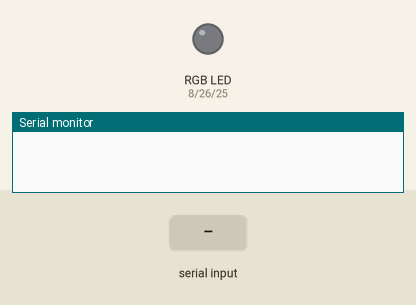
The sketch below on a simulated ESP32. On the bench: an RGB LED mixed from three pins (HIGH = lit), the last lines printed to the serial monitor. The test bench sets the inputs (shaded band).

Above: at 0.0 s.
At 1.3 s:
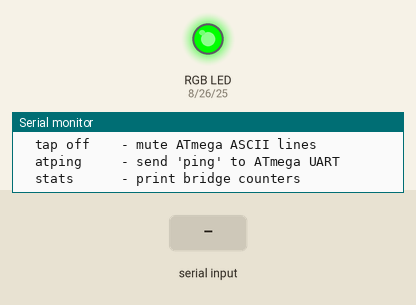
1.4 s: "@\n" received over Serial
2.9 s: "@\n" received over the second serial link
4.4 s: "p\n" received over Serial
5.9 s: "p\n" received over the second serial link
7.4 s: "P\n" received over Serial
8.9 s: "P\n" received over the second serial link
Timing chart, 0 to 11.4 s (numbered marks = the images above; inputs shaded):
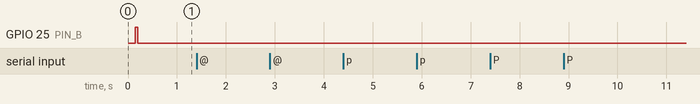

The sketch:

ABBAS_ESPbyMELAUHF_GPIO24Test.ino
```cpp
#include <Arduino.h>

#ifndef DWIN_RX_PIN
#define DWIN_RX_PIN 6
#endif

#ifndef DWIN_TX_PIN
#define DWIN_TX_PIN 7
#endif

#ifndef ATMEGA_RX_PIN
#define ATMEGA_RX_PIN 4
#endif

#ifndef ATMEGA_TX_PIN
#define ATMEGA_TX_PIN 5
#endif

#ifndef ATMEGA_RESET_PIN
#define ATMEGA_RESET_PIN 24
#endif

#ifndef PIN_R
#define PIN_R 8
#endif

#ifndef PIN_G
#define PIN_G 26
#endif

#ifndef PIN_B
#define PIN_B 25
#endif

#ifndef MELAUHF_POWER_EN_PIN
#define MELAUHF_POWER_EN_PIN -1
#endif

#ifndef MELAUHF_POWER_ON_LEVEL
#define MELAUHF_POWER_ON_LEVEL HIGH
#endif

static const uint32_t USB_BAUD = 115200;
static const uint32_t ATMEGA_BAUD = 115200;
static const uint32_t DWIN_BAUD = 115200;
static const uint32_t RESET_PULSE_MS = 200;

HardwareSerial DWIN(1);
HardwareSerial ATMEGA(2);

static bool g_bridgeEnabled = true;
static bool g_tapEnabled = true;
static char g_cmd[96];
static uint8_t g_cmdLen = 0;
static uint32_t g_atFrameCount = 0;
static uint32_t g_atAsciiCount = 0;
static uint32_t g_dwinForwardBytes = 0;

struct FrameParser {
  uint8_t buf[192];
  uint16_t idx;
  uint8_t need;
  uint8_t state;
};

static FrameParser g_frame = {{0}, 0, 0, 0};
static char g_atLine[160];
static uint16_t g_atLineLen = 0;
static bool g_atLineActive = false;

static void rgbWrite(bool r, bool g, bool b) {
  digitalWrite(PIN_R, r ? HIGH : LOW);
  digitalWrite(PIN_G, g ? HIGH : LOW);
  digitalWrite(PIN_B, b ? HIGH : LOW);
}

static void melauhfPowerInit() {
  if (MELAUHF_POWER_EN_PIN < 0) return;
  pinMode(MELAUHF_POWER_EN_PIN, OUTPUT);
  digitalWrite(MELAUHF_POWER_EN_PIN, MELAUHF_POWER_ON_LEVEL);
}

static void melauhfPowerSet(bool on) {
  if (MELAUHF_POWER_EN_PIN < 0) return;
  int level = on ? MELAUHF_POWER_ON_LEVEL : (MELAUHF_POWER_ON_LEVEL == HIGH ? LOW : HIGH);
  digitalWrite(MELAUHF_POWER_EN_PIN, level);
}

static void atmega_reset_hold() {
  digitalWrite(ATMEGA_RESET_PIN, HIGH);
}

static void atmega_reset_release() {
  digitalWrite(ATMEGA_RESET_PIN, LOW);
}

static void atmega_reset_pulse(uint32_t pulse_ms) {
  atmega_reset_hold();
  delay(pulse_ms);
  atmega_reset_release();
}

static void frameReset() {
  g_frame.idx = 0;
  g_frame.need = 0;
  g_frame.state = 0;
}

static bool frameFeed(uint8_t b, const uint8_t*& frame, uint16_t& frameLen) {
  frame = nullptr;
  frameLen = 0;

  switch (g_frame.state) {
    case 0:
      if (b == 0x5A) {
        g_frame.buf[0] = b;
        g_frame.idx = 1;
        g_frame.state = 1;
      }
      break;
    case 1:
      if (b == 0xA5) {
        g_frame.buf[1] = b;
        g_frame.idx = 2;
        g_frame.state = 2;
      } else if (b == 0x5A) {
        g_frame.buf[0] = 0x5A;
        g_frame.idx = 1;
      } else {
        frameReset();
      }
      break;
    case 2:
      g_frame.need = b;
      g_frame.buf[2] = b;
      g_frame.idx = 3;
      if (g_frame.need < 2 || (uint16_t)(3 + g_frame.need) > sizeof(g_frame.buf)) {
        frameReset();
      } else {
        g_frame.state = 3;
      }
      break;
    case 3:
      g_frame.buf[g_frame.idx++] = b;
      if (g_frame.idx >= (uint16_t)(3 + g_frame.need)) {
        frame = g_frame.buf;
        frameLen = g_frame.idx;
        frameReset();
        return true;
      }
      break;
  }

  return false;
}

static bool startsAsciiLine(uint8_t b) {
  return b == '@' || b == 'p' || b == 'P';
}

static bool atmegaHandleAsciiByte(uint8_t b) {
  if (!g_atLineActive) {
    if (!startsAsciiLine(b)) return false;
    g_atLineActive = true;
    g_atLineLen = 0;
  }

  if (b == '\r') return true;

  if (b == '\n') {
    g_atLine[g_atLineLen] = 0;
    g_atAsciiCount++;
    if (g_tapEnabled) {
      Serial.print("[AT] ");
      Serial.println(g_atLine);
    }
    g_atLineActive = false;
    g_atLineLen = 0;
    return true;
  }

  if (g_atLineLen < sizeof(g_atLine) - 1) {
    g_atLine[g_atLineLen++] = (char)b;
  }
  return true;
}

static void print_help() {
  Serial.println();
  Serial.println("Commands:");
  Serial.println("  help       - show help");
  Serial.println("  ping       - local status");
  Serial.println("  reset      - pulse ATmega reset");
  Serial.println("  hold       - hold ATmega in reset");
  Serial.println("  release    - release ATmega reset");
  Serial.println("  bridge on  - enable DWIN<->ATmega bridge");
  Serial.println("  bridge off - disable DWIN<->ATmega bridge");
  Serial.println("  tap on     - print ATmega ASCII lines");
  Serial.println("  tap off    - mute ATmega ASCII lines");
  Serial.println("  atping     - send 'ping' to ATmega UART");
  Serial.println("  stats      - print bridge counters");
  Serial.println();
}

static void print_status() {
  Serial.printf("[PING] reset_gpio=%d bridge=%s tap=%s AT=%lu DWIN=%lu ASCII=%lu powerPin=%d\n",
                digitalRead(ATMEGA_RESET_PIN),
                g_bridgeEnabled ? "on" : "off",
                g_tapEnabled ? "on" : "off",
                (unsigned long)g_atFrameCount,
                (unsigned long)g_dwinForwardBytes,
                (unsigned long)g_atAsciiCount,
                MELAUHF_POWER_EN_PIN);
}

static void handle_command(const char* line) {
  if (!line || !line[0]) return;

  if (strcasecmp(line, "help") == 0) {
    print_help();
    return;
  }

  if (strcasecmp(line, "ping") == 0) {
    print_status();
    return;
  }

  if (strcasecmp(line, "reset") == 0) {
    Serial.println("[RESET] pulse start");
    atmega_reset_pulse(RESET_PULSE_MS);
    Serial.println("[RESET] pulse end");
    return;
  }

  if (strcasecmp(line, "hold") == 0) {
    atmega_reset_hold();
    Serial.println("[RESET] held");
    return;
  }

  if (strcasecmp(line, "release") == 0) {
    atmega_reset_release();
    Serial.println("[RESET] released");
    return;
  }

  if (strcasecmp(line, "bridge on") == 0) {
    g_bridgeEnabled = true;
    Serial.println("[BRIDGE] enabled");
    return;
  }

  if (strcasecmp(line, "bridge off") == 0) {
    g_bridgeEnabled = false;
    Serial.println("[BRIDGE] disabled");
    return;
  }

  if (strcasecmp(line, "tap on") == 0) {
    g_tapEnabled = true;
    Serial.println("[TAP] enabled");
    return;
  }

  if (strcasecmp(line, "tap off") == 0) {
    g_tapEnabled = false;
    Serial.println("[TAP] disabled");
    return;
  }

  if (strcasecmp(line, "atping") == 0) {
    ATMEGA.print("ping\r\n");
    Serial.println("[AT] ping sent");
    return;
  }

  if (strcasecmp(line, "stats") == 0) {
    Serial.printf("[STATS] at_frames=%lu dwin_bytes=%lu at_ascii=%lu\n",
                  (unsigned long)g_atFrameCount,
                  (unsigned long)g_dwinForwardBytes,
                  (unsigned long)g_atAsciiCount);
    return;
  }

  Serial.print("[ERR] unknown command: ");
  Serial.println(line);
}

static void pump_usb_serial() {
  while (Serial.available()) {
    char c = (char)Serial.read();
    if (c == '\r' || c == '\n') {
      if (g_cmdLen == 0) continue;
      g_cmd[g_cmdLen] = 0;
      handle_command(g_cmd);
      g_cmdLen = 0;
      continue;
    }

    if (g_cmdLen < sizeof(g_cmd) - 1) {
      g_cmd[g_cmdLen++] = c;
    }
  }
}

static void pump_atmega_to_dwin() {
  while (ATMEGA.available()) {
    int v = ATMEGA.read();
    if (v < 0) break;

    uint8_t b = (uint8_t)v;

    if (g_atLineActive || ((g_frame.state == 0) && startsAsciiLine(b))) {
      if (atmegaHandleAsciiByte(b)) {
        continue;
      }
    }

    const uint8_t* frame = nullptr;
    uint16_t frameLen = 0;
    if (frameFeed(b, frame, frameLen)) {
      g_atFrameCount++;
      if (g_bridgeEnabled) {
        DWIN.write(frame, frameLen);
      }
    }
  }
}

static void pump_dwin_to_atmega() {
  while (DWIN.available()) {
    int v = DWIN.read();
    if (v < 0) break;

    if (g_bridgeEnabled) {
      ATMEGA.write((uint8_t)v);
      g_dwinForwardBytes++;
    }
  }
}

void setup() {
  Serial.begin(USB_BAUD);
  delay(150);

  pinMode(PIN_R, OUTPUT);
  pinMode(PIN_G, OUTPUT);
  pinMode(PIN_B, OUTPUT);
  rgbWrite(false, false, true);

  melauhfPowerInit();
  melauhfPowerSet(true);

  pinMode(ATMEGA_RESET_PIN, OUTPUT);
  atmega_reset_release();

  ATMEGA.begin(ATMEGA_BAUD, SERIAL_8N1, ATMEGA_RX_PIN, ATMEGA_TX_PIN);
  DWIN.begin(DWIN_BAUD, SERIAL_8N1, DWIN_RX_PIN, DWIN_TX_PIN);
  frameReset();

  Serial.println();
  Serial.println("=== ABBAS_ESPbyMELAUHF GPIO24 Test ===");
  Serial.printf("ATMEGA UART pins: RX=%d TX=%d @%lu\n",
                ATMEGA_RX_PIN,
                ATMEGA_TX_PIN,
                (unsigned long)ATMEGA_BAUD);
  Serial.printf("DWIN   UART pins: RX=%d TX=%d @%lu\n",
                DWIN_RX_PIN,
                DWIN_TX_PIN,
                (unsigned long)DWIN_BAUD);
  Serial.printf("RESET pin: GPIO%d\n", ATMEGA_RESET_PIN);
  Serial.printf("POWER pin: %d\n", MELAUHF_POWER_EN_PIN);
  Serial.println("Bridge default: ON");
  Serial.println("ASCII tap default: ON");
  print_help();
  rgbWrite(false, true, false);
}

void loop() {
  pump_usb_serial();
  pump_atmega_to_dwin();
  pump_dwin_to_atmega();
  delay(1);
}
```
